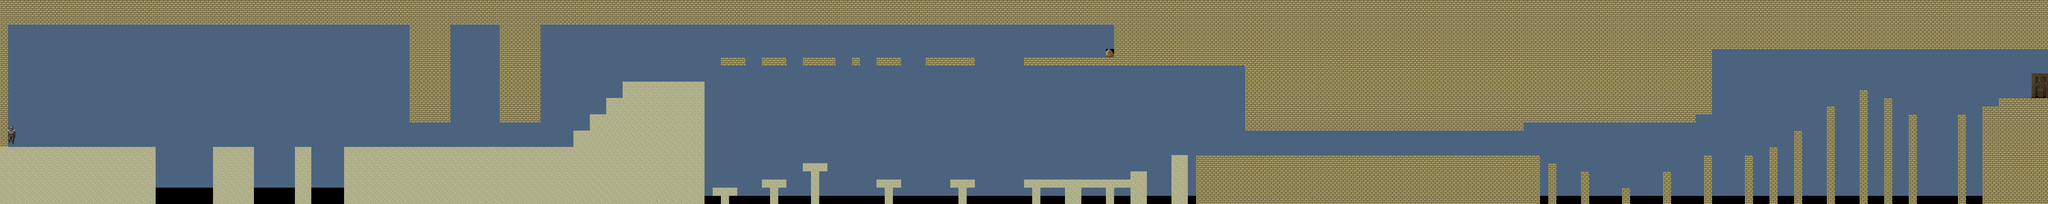

Rendered tile map (Tiled .tmx) drawn with the repository's tilesets; below, a short description and the map source with its tile grids summarised:
An orthogonal 250x25 tile map with 32x32 px tiles, 2 tile layers (Background, Level 1), 4 tilesets and 15 objects (7x object, 3x example_enemy, 2x killzone, player_spawn, health_pickup, ...).

<map version="1.0" orientation="orthogonal" renderorder="right-down" width="250" height="25" tilewidth="32" tileheight="32" nextobjectid="210">
 <tileset firstgid="1" name="tmw_desert_spacing" tilewidth="32" tileheight="32">
  <image source="tmw_desert_spacing.png" width="256" height="192" />
 </tileset>
 <tileset firstgid="49" name="RUIN" tilewidth="32" tileheight="32">
  <image source="RUIN.png" width="640" height="480" />
 </tileset>
 <tileset firstgid="349" name="VILINT" tilewidth="32" tileheight="32">
  <image source="VILINT.png" width="640" height="480" />
 </tileset>
 <tileset firstgid="649" name="KITCHEN" tilewidth="32" tileheight="32">
  <image source="KITCHEN.png" width="640" height="480" />
 </tileset>
 <layer name="Background" width="250" height="25">
  <data>[6250 cells, 10 non-empty, 2 distinct tile ids]</data>
 </layer>
 <layer name="Level 1" width="250" height="25">
  <data>[6250 cells, 6248 non-empty, 29 distinct tile ids]</data>
 </layer>
 <objectgroup name="CollisionMap">
  <properties>
   <property name="object" value="" />
  </properties>
  <object id="112" type="object" x="32" y="96">
   <polyline points="0,0 0,480 576,480 576,704 800,704 800,480 960,480 960,704 1120,704 1120,480 1184,480 1184,704 1312,704 1312,480 2208,480 2208,416 2272,416 2272,352 2336,352 2336,288 2400,288 2400,224 2720,224 2720,704 2784,704 2784,672 2752,672 2752,640 2848,640 2848,672 2816,672 2816,704 2976,704 2976,640 2944,640 2944,608 3040,608 3040,640 3008,640 3008,704 3136,704 3136,576 3104,576 3104,544 3200,544 3200,576 3168,576 3168,704 3424,704 3424,640 3392,640 3392,608 3488,608 3488,640 3456,640 3456,704 3712,704 3712,640 3680,640 3680,608 3776,608 3776,640 3744,640 3744,704 4000,704 4000,640 3968,640 3968,608 4384,608 4384,576 4448,576 4448,704 4544,704 4544,512 4608,512 4608,704 4640,704 4640,512 5984,512 5984,704 6016,704 6016,544 6048,544 6048,704 6144,704 6144,576 6176,576 6176,704 6304,704 6304,640 6336,640 6336,704 6464,704 6464,576 6496,576 6496,704 6624,704 6624,512 6656,512 6656,704 6784,704 6784,512 6816,512 6816,704 6880,704 6880,480 6912,480 6912,704 6976,704 6976,416 7008,416 7008,704 7104,704 7104,320 7136,320 7136,704 7232,704 7232,256 7264,256 7264,704 7328,704 7328,288 7360,288 7360,704 7424,704 7424,352 7456,352 7456,704 7616,704 7616,352 7648,352 7648,704 7712,704 7712,320 7776,320 7776,288 7968,288 7968,96 6656,96 6656,352 6592,352 6592,384 5920,384 5920,416 4832,416 4832,160 3968,160 3968,128 4320,128 4320,0 2080,0 2080,384 1920,384 1920,0 1728,0 1728,384 1568,384 1568,0 0,0" />
  </object>
  <object id="201" type="object" x="2816" y="224" width="96" height="32" />
  <object id="203" type="object" x="2976" y="224" width="96" height="32" />
  <object id="204" type="object" x="3136" y="224" width="128" height="32" />
  <object id="205" type="object" x="3424" y="224" width="96" height="32" />
  <object id="206" type="object" x="3616" y="224" width="192" height="32" />
  <object id="209" type="object" x="3328" y="224" width="32" height="32" />
 </objectgroup>
 <objectgroup name="Entities">
  <properties>
   <property name="example_enemy" value="" />
  </properties>
  <object id="108" type="player_spawn" gid="678" x="268" y="470.667" />
  <object id="110" type="health_pickup" gid="678" x="4160" y="192" />
  <object id="118" type="example_enemy" gid="678" x="2016" y="544" />
  <object id="119" type="example_enemy" gid="678" x="1664" y="544" />
  <object id="136" name="example" type="changelevel" x="7969" y="352">
   <properties>
    <property name="load" value="example" />
   </properties>
  </object>
  <object id="198" type="killzone" x="608" y="736" width="736" height="64" />
  <object id="199" type="killzone" x="2752" y="768" width="4992" height="32" />
  <object id="208" type="example_enemy" gid="678" x="2816" y="704" />
 </objectgroup>
</map>